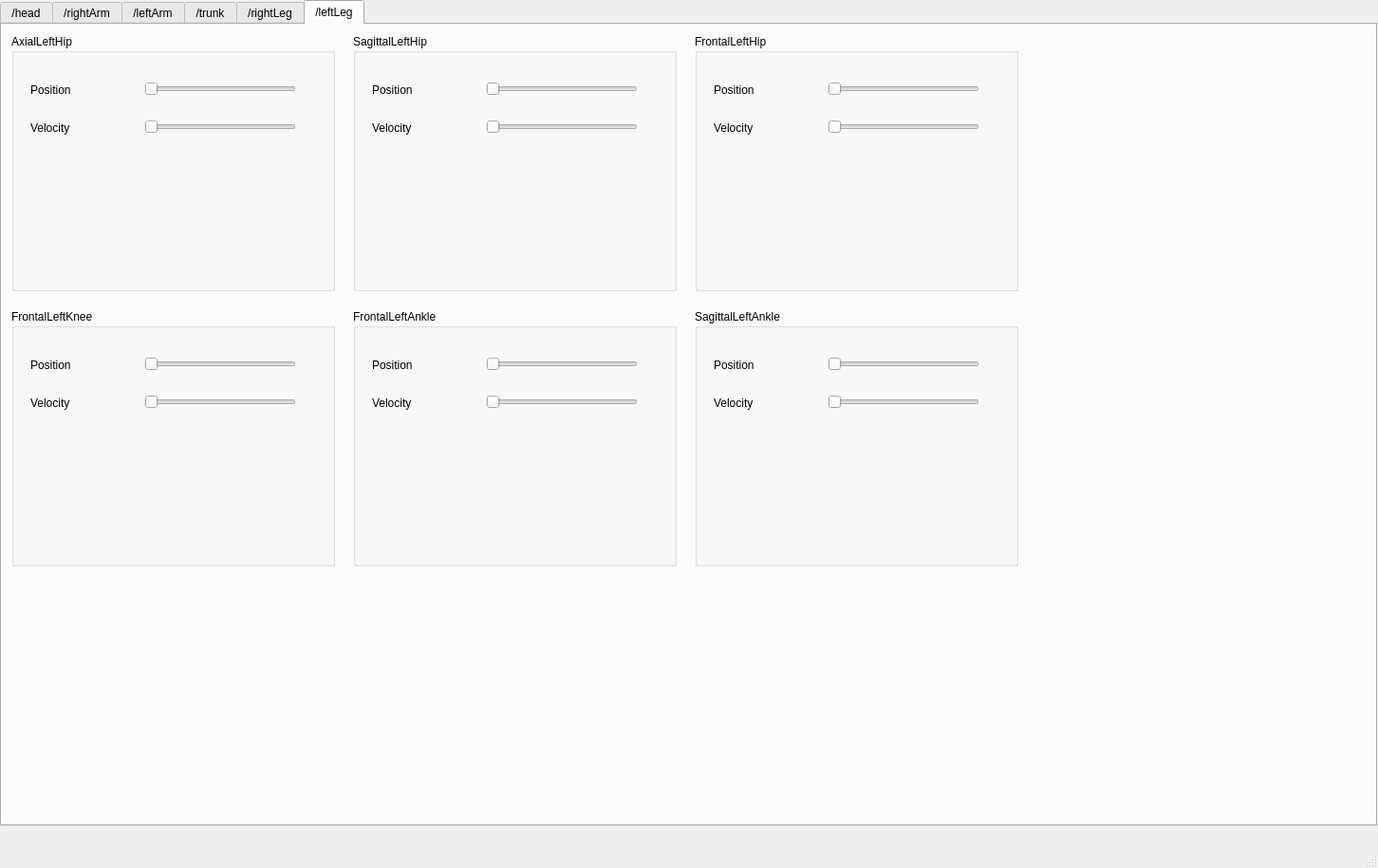
<?xml version="1.0" encoding="UTF-8"?>
<ui version="4.0">
 <class>MainWindow</class>
 <widget class="QMainWindow" name="MainWindow">
  <property name="geometry">
   <rect>
    <x>0</x>
    <y>0</y>
    <width>1452</width>
    <height>915</height>
   </rect>
  </property>
  <property name="windowTitle">
   <string>MainWindow</string>
  </property>
  <widget class="QWidget" name="centralwidget">
   <widget class="QTabWidget" name="fullController_tab">
    <property name="geometry">
     <rect>
      <x>0</x>
      <y>0</y>
      <width>1451</width>
      <height>871</height>
     </rect>
    </property>
    <property name="currentIndex">
     <number>5</number>
    </property>
    <widget class="QWidget" name="head_tab">
     <attribute name="title">
      <string>/head</string>
     </attribute>
     <widget class="QGroupBox" name="headAxialNeck_groupBox">
      <property name="geometry">
       <rect>
        <x>10</x>
        <y>10</y>
        <width>341</width>
        <height>271</height>
       </rect>
      </property>
      <property name="title">
       <string>AxialNeck</string>
      </property>
     </widget>
     <widget class="QGroupBox" name="headFrontalNeck_groupBox">
      <property name="geometry">
       <rect>
        <x>370</x>
        <y>10</y>
        <width>341</width>
        <height>271</height>
       </rect>
      </property>
      <property name="title">
       <string>FrontalNeck</string>
      </property>
     </widget>
    </widget>
    <widget class="QWidget" name="rightArm_tab">
     <attribute name="title">
      <string>/rightArm</string>
     </attribute>
     <widget class="QGroupBox" name="frontalRightShoulder_groupBox">
      <property name="geometry">
       <rect>
        <x>10</x>
        <y>10</y>
        <width>341</width>
        <height>271</height>
       </rect>
      </property>
      <property name="title">
       <string>FrontalRightShoulder</string>
      </property>
     </widget>
     <widget class="QGroupBox" name="sagittalRightShoulder_groupBox">
      <property name="geometry">
       <rect>
        <x>370</x>
        <y>10</y>
        <width>341</width>
        <height>271</height>
       </rect>
      </property>
      <property name="title">
       <string>SagittalRightShoulder</string>
      </property>
     </widget>
     <widget class="QGroupBox" name="axialRightShoulder_groupBox">
      <property name="geometry">
       <rect>
        <x>730</x>
        <y>10</y>
        <width>341</width>
        <height>271</height>
       </rect>
      </property>
      <property name="title">
       <string>AxialRightShoulder</string>
      </property>
     </widget>
     <widget class="QGroupBox" name="frontalRightElbow_groupBox">
      <property name="geometry">
       <rect>
        <x>10</x>
        <y>300</y>
        <width>341</width>
        <height>271</height>
       </rect>
      </property>
      <property name="title">
       <string>FrontalRightElbow</string>
      </property>
     </widget>
     <widget class="QGroupBox" name="axialRightWrist_groupBox">
      <property name="geometry">
       <rect>
        <x>370</x>
        <y>300</y>
        <width>341</width>
        <height>271</height>
       </rect>
      </property>
      <property name="title">
       <string>AxialRightWrist</string>
      </property>
     </widget>
     <widget class="QGroupBox" name="frontalRightWrist_groupBox">
      <property name="geometry">
       <rect>
        <x>730</x>
        <y>300</y>
        <width>341</width>
        <height>271</height>
       </rect>
      </property>
      <property name="title">
       <string>FrontalRightWrist</string>
      </property>
     </widget>
    </widget>
    <widget class="QWidget" name="leftArm_tab">
     <attribute name="title">
      <string>/leftArm</string>
     </attribute>
     <widget class="QGroupBox" name="sagittalLeftShoulder_groupBox">
      <property name="geometry">
       <rect>
        <x>370</x>
        <y>10</y>
        <width>341</width>
        <height>271</height>
       </rect>
      </property>
      <property name="title">
       <string>SagittalLeftShoulder</string>
      </property>
     </widget>
     <widget class="QGroupBox" name="frontalLeftWrist_groupBox">
      <property name="geometry">
       <rect>
        <x>730</x>
        <y>300</y>
        <width>341</width>
        <height>271</height>
       </rect>
      </property>
      <property name="title">
       <string>FrontalLeftWrist</string>
      </property>
     </widget>
     <widget class="QGroupBox" name="axialLeftShoulder_groupBox">
      <property name="geometry">
       <rect>
        <x>730</x>
        <y>10</y>
        <width>341</width>
        <height>271</height>
       </rect>
      </property>
      <property name="title">
       <string>AxialLeftShoulder</string>
      </property>
     </widget>
     <widget class="QGroupBox" name="frontalLeftShoulder_groupBox">
      <property name="geometry">
       <rect>
        <x>10</x>
        <y>10</y>
        <width>341</width>
        <height>271</height>
       </rect>
      </property>
      <property name="title">
       <string>FrontalLeftShoulder</string>
      </property>
     </widget>
     <widget class="QGroupBox" name="frontalLeftElbow_groupBox">
      <property name="geometry">
       <rect>
        <x>10</x>
        <y>300</y>
        <width>341</width>
        <height>271</height>
       </rect>
      </property>
      <property name="title">
       <string>FrontalLeftElbow</string>
      </property>
     </widget>
     <widget class="QGroupBox" name="axialLeftWrist_groupBox">
      <property name="geometry">
       <rect>
        <x>370</x>
        <y>300</y>
        <width>341</width>
        <height>271</height>
       </rect>
      </property>
      <property name="title">
       <string>AxialLeftWrist</string>
      </property>
     </widget>
    </widget>
    <widget class="QWidget" name="trunk_tab">
     <attribute name="title">
      <string>/trunk</string>
     </attribute>
     <widget class="QGroupBox" name="frontalTrunk_groupBox">
      <property name="geometry">
       <rect>
        <x>370</x>
        <y>10</y>
        <width>341</width>
        <height>271</height>
       </rect>
      </property>
      <property name="title">
       <string>FrontalTrunk</string>
      </property>
     </widget>
     <widget class="QGroupBox" name="axialTrunk_groupBox">
      <property name="geometry">
       <rect>
        <x>10</x>
        <y>10</y>
        <width>341</width>
        <height>271</height>
       </rect>
      </property>
      <property name="title">
       <string>AxialTrunk</string>
      </property>
     </widget>
    </widget>
    <widget class="QWidget" name="rightLeg_tab">
     <attribute name="title">
      <string>/rightLeg</string>
     </attribute>
     <widget class="QGroupBox" name="frontalRightAnkle_groupBox">
      <property name="geometry">
       <rect>
        <x>370</x>
        <y>300</y>
        <width>341</width>
        <height>271</height>
       </rect>
      </property>
      <property name="title">
       <string>FrontalRightAnkle</string>
      </property>
     </widget>
     <widget class="QGroupBox" name="sagittalRightAnkle_groupBox">
      <property name="geometry">
       <rect>
        <x>730</x>
        <y>300</y>
        <width>341</width>
        <height>271</height>
       </rect>
      </property>
      <property name="title">
       <string>SagittalRightAnkle</string>
      </property>
     </widget>
     <widget class="QGroupBox" name="sagittalRightHip_groupBox">
      <property name="geometry">
       <rect>
        <x>370</x>
        <y>10</y>
        <width>341</width>
        <height>271</height>
       </rect>
      </property>
      <property name="title">
       <string>SagittalRightHip</string>
      </property>
     </widget>
     <widget class="QGroupBox" name="frontalRightHip_groupBox">
      <property name="geometry">
       <rect>
        <x>730</x>
        <y>10</y>
        <width>341</width>
        <height>271</height>
       </rect>
      </property>
      <property name="title">
       <string>FrontalRightHip</string>
      </property>
     </widget>
     <widget class="QGroupBox" name="frontalRightKnee_groupBox">
      <property name="geometry">
       <rect>
        <x>10</x>
        <y>300</y>
        <width>341</width>
        <height>271</height>
       </rect>
      </property>
      <property name="title">
       <string>FrontalRightKnee</string>
      </property>
     </widget>
     <widget class="QGroupBox" name="axialRightHip_groupBox">
      <property name="geometry">
       <rect>
        <x>10</x>
        <y>10</y>
        <width>341</width>
        <height>271</height>
       </rect>
      </property>
      <property name="title">
       <string>AxialRightHip</string>
      </property>
     </widget>
    </widget>
    <widget class="QWidget" name="leftLeg_tab">
     <attribute name="title">
      <string>/leftLeg</string>
     </attribute>
     <widget class="QGroupBox" name="frontalLeftAnkle_groupBox">
      <property name="geometry">
       <rect>
        <x>370</x>
        <y>300</y>
        <width>341</width>
        <height>271</height>
       </rect>
      </property>
      <property name="title">
       <string>FrontalLeftAnkle</string>
      </property>
      <widget class="QLabel" name="velocityAxialLeftHip_label_5">
       <property name="geometry">
        <rect>
         <x>20</x>
         <y>90</y>
         <width>67</width>
         <height>17</height>
        </rect>
       </property>
       <property name="text">
        <string>Velocity</string>
       </property>
      </widget>
      <widget class="QSlider" name="velocityAxialLeftHip_slider_5">
       <property name="geometry">
        <rect>
         <x>140</x>
         <y>90</y>
         <width>160</width>
         <height>16</height>
        </rect>
       </property>
       <property name="orientation">
        <enum>Qt::Horizontal</enum>
       </property>
      </widget>
      <widget class="QLabel" name="positionAxialLeftHip_label_5">
       <property name="geometry">
        <rect>
         <x>20</x>
         <y>50</y>
         <width>67</width>
         <height>17</height>
        </rect>
       </property>
       <property name="text">
        <string>Position</string>
       </property>
      </widget>
      <widget class="QSlider" name="positionAxialLeftHip_slider_5">
       <property name="geometry">
        <rect>
         <x>140</x>
         <y>50</y>
         <width>160</width>
         <height>16</height>
        </rect>
       </property>
       <property name="orientation">
        <enum>Qt::Horizontal</enum>
       </property>
      </widget>
     </widget>
     <widget class="QGroupBox" name="axialLeftHip_groupBox">
      <property name="geometry">
       <rect>
        <x>10</x>
        <y>10</y>
        <width>341</width>
        <height>271</height>
       </rect>
      </property>
      <property name="title">
       <string>AxialLeftHip</string>
      </property>
      <widget class="QSlider" name="positionAxialLeftHip_slider">
       <property name="geometry">
        <rect>
         <x>140</x>
         <y>50</y>
         <width>160</width>
         <height>16</height>
        </rect>
       </property>
       <property name="orientation">
        <enum>Qt::Horizontal</enum>
       </property>
      </widget>
      <widget class="QSlider" name="velocityAxialLeftHip_slider">
       <property name="geometry">
        <rect>
         <x>140</x>
         <y>90</y>
         <width>160</width>
         <height>16</height>
        </rect>
       </property>
       <property name="orientation">
        <enum>Qt::Horizontal</enum>
       </property>
      </widget>
      <widget class="QLabel" name="positionAxialLeftHip_label">
       <property name="geometry">
        <rect>
         <x>20</x>
         <y>50</y>
         <width>67</width>
         <height>17</height>
        </rect>
       </property>
       <property name="text">
        <string>Position</string>
       </property>
      </widget>
      <widget class="QLabel" name="velocityAxialLeftHip_label">
       <property name="geometry">
        <rect>
         <x>20</x>
         <y>90</y>
         <width>67</width>
         <height>17</height>
        </rect>
       </property>
       <property name="text">
        <string>Velocity</string>
       </property>
      </widget>
     </widget>
     <widget class="QGroupBox" name="frontalLeftHip_groupBox">
      <property name="geometry">
       <rect>
        <x>730</x>
        <y>10</y>
        <width>341</width>
        <height>271</height>
       </rect>
      </property>
      <property name="title">
       <string>FrontalLeftHip</string>
      </property>
      <widget class="QSlider" name="velocityFrontalLeftHip_slider">
       <property name="geometry">
        <rect>
         <x>140</x>
         <y>90</y>
         <width>160</width>
         <height>16</height>
        </rect>
       </property>
       <property name="orientation">
        <enum>Qt::Horizontal</enum>
       </property>
      </widget>
      <widget class="QSlider" name="positionFrontalLeftHip_slider">
       <property name="geometry">
        <rect>
         <x>140</x>
         <y>50</y>
         <width>160</width>
         <height>16</height>
        </rect>
       </property>
       <property name="orientation">
        <enum>Qt::Horizontal</enum>
       </property>
      </widget>
      <widget class="QLabel" name="positionFrontalLeftHip_label">
       <property name="geometry">
        <rect>
         <x>20</x>
         <y>50</y>
         <width>67</width>
         <height>17</height>
        </rect>
       </property>
       <property name="text">
        <string>Position</string>
       </property>
      </widget>
      <widget class="QLabel" name="velocityFrontalLeftHip_label">
       <property name="geometry">
        <rect>
         <x>20</x>
         <y>90</y>
         <width>67</width>
         <height>17</height>
        </rect>
       </property>
       <property name="text">
        <string>Velocity</string>
       </property>
      </widget>
     </widget>
     <widget class="QGroupBox" name="sagittalLeftHip_groupBox">
      <property name="geometry">
       <rect>
        <x>370</x>
        <y>10</y>
        <width>341</width>
        <height>271</height>
       </rect>
      </property>
      <property name="title">
       <string>SagittalLeftHip</string>
      </property>
      <widget class="QSlider" name="velocitySagittalLeftHip_slider">
       <property name="geometry">
        <rect>
         <x>140</x>
         <y>90</y>
         <width>160</width>
         <height>16</height>
        </rect>
       </property>
       <property name="orientation">
        <enum>Qt::Horizontal</enum>
       </property>
      </widget>
      <widget class="QSlider" name="positionSagittalLeftHip_slider">
       <property name="geometry">
        <rect>
         <x>140</x>
         <y>50</y>
         <width>160</width>
         <height>16</height>
        </rect>
       </property>
       <property name="orientation">
        <enum>Qt::Horizontal</enum>
       </property>
      </widget>
      <widget class="QLabel" name="positionSagittalLeftHip_label">
       <property name="geometry">
        <rect>
         <x>20</x>
         <y>50</y>
         <width>67</width>
         <height>17</height>
        </rect>
       </property>
       <property name="text">
        <string>Position</string>
       </property>
      </widget>
      <widget class="QLabel" name="velocitySagittalLeftHip_label">
       <property name="geometry">
        <rect>
         <x>20</x>
         <y>90</y>
         <width>67</width>
         <height>17</height>
        </rect>
       </property>
       <property name="text">
        <string>Velocity</string>
       </property>
      </widget>
     </widget>
     <widget class="QGroupBox" name="sagittalLeftAnkle_groupBox">
      <property name="geometry">
       <rect>
        <x>730</x>
        <y>300</y>
        <width>341</width>
        <height>271</height>
       </rect>
      </property>
      <property name="title">
       <string>SagittalLeftAnkle</string>
      </property>
      <widget class="QLabel" name="velocityAxialLeftHip_label_6">
       <property name="geometry">
        <rect>
         <x>20</x>
         <y>90</y>
         <width>67</width>
         <height>17</height>
        </rect>
       </property>
       <property name="text">
        <string>Velocity</string>
       </property>
      </widget>
      <widget class="QSlider" name="velocityAxialLeftHip_slider_6">
       <property name="geometry">
        <rect>
         <x>140</x>
         <y>90</y>
         <width>160</width>
         <height>16</height>
        </rect>
       </property>
       <property name="orientation">
        <enum>Qt::Horizontal</enum>
       </property>
      </widget>
      <widget class="QLabel" name="positionAxialLeftHip_label_6">
       <property name="geometry">
        <rect>
         <x>20</x>
         <y>50</y>
         <width>67</width>
         <height>17</height>
        </rect>
       </property>
       <property name="text">
        <string>Position</string>
       </property>
      </widget>
      <widget class="QSlider" name="positionAxialLeftHip_slider_6">
       <property name="geometry">
        <rect>
         <x>140</x>
         <y>50</y>
         <width>160</width>
         <height>16</height>
        </rect>
       </property>
       <property name="orientation">
        <enum>Qt::Horizontal</enum>
       </property>
      </widget>
     </widget>
     <widget class="QGroupBox" name="frontalLeftKnee_groupBox">
      <property name="geometry">
       <rect>
        <x>10</x>
        <y>300</y>
        <width>341</width>
        <height>271</height>
       </rect>
      </property>
      <property name="title">
       <string>FrontalLeftKnee</string>
      </property>
      <widget class="QSlider" name="velocityFrontalLeftKnee_slider">
       <property name="geometry">
        <rect>
         <x>140</x>
         <y>90</y>
         <width>160</width>
         <height>16</height>
        </rect>
       </property>
       <property name="orientation">
        <enum>Qt::Horizontal</enum>
       </property>
      </widget>
      <widget class="QSlider" name="positionFrontalLeftKnee_slider">
       <property name="geometry">
        <rect>
         <x>140</x>
         <y>50</y>
         <width>160</width>
         <height>16</height>
        </rect>
       </property>
       <property name="orientation">
        <enum>Qt::Horizontal</enum>
       </property>
      </widget>
      <widget class="QLabel" name="positionFrontalLeftKnee_label">
       <property name="geometry">
        <rect>
         <x>20</x>
         <y>50</y>
         <width>67</width>
         <height>17</height>
        </rect>
       </property>
       <property name="text">
        <string>Position</string>
       </property>
      </widget>
      <widget class="QLabel" name="velocityFrontalLeftKnee_label">
       <property name="geometry">
        <rect>
         <x>20</x>
         <y>90</y>
         <width>67</width>
         <height>17</height>
        </rect>
       </property>
       <property name="text">
        <string>Velocity</string>
       </property>
      </widget>
     </widget>
    </widget>
   </widget>
  </widget>
  <widget class="QMenuBar" name="menubar">
   <property name="geometry">
    <rect>
     <x>0</x>
     <y>0</y>
     <width>1452</width>
     <height>22</height>
    </rect>
   </property>
  </widget>
  <widget class="QStatusBar" name="statusbar"/>
 </widget>
 <resources/>
 <connections/>
</ui>
